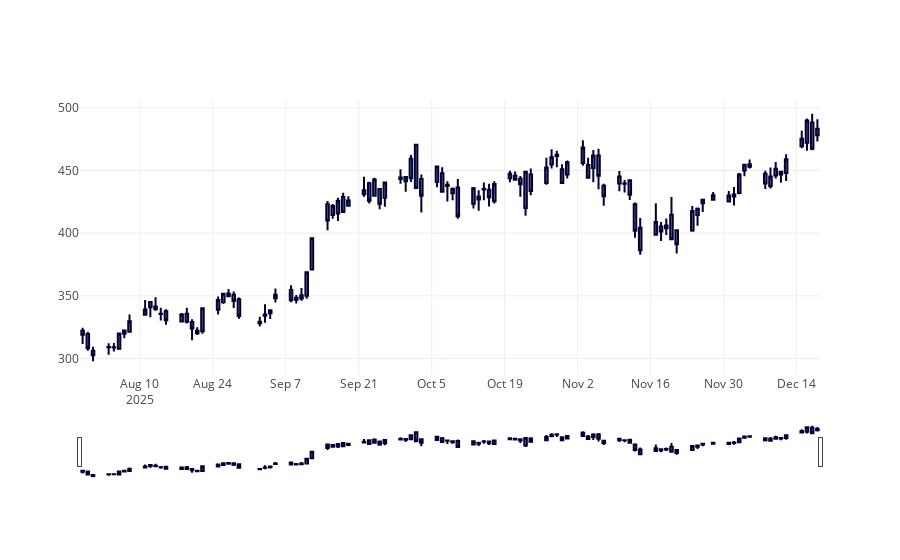

Notebook code cell kept with this figure:
### Code cell
fig = go.Figure(
    data = [
        go.Candlestick(
            x = df_daily.index,
            open = df_daily["1. open"],
            high = df_daily["2. high"],
            low = df_daily["3. low"],
            close = df_daily["4. close"]
        )
    ]
)

fig.show()
